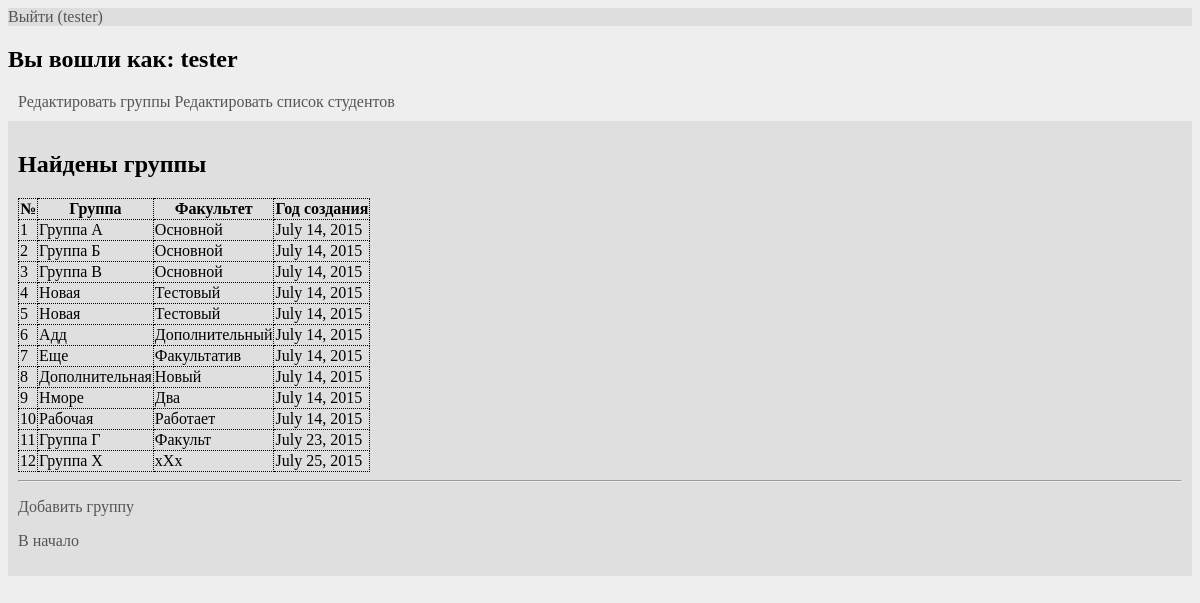
Page /groupedit/ (signed in) on the earlier database version.
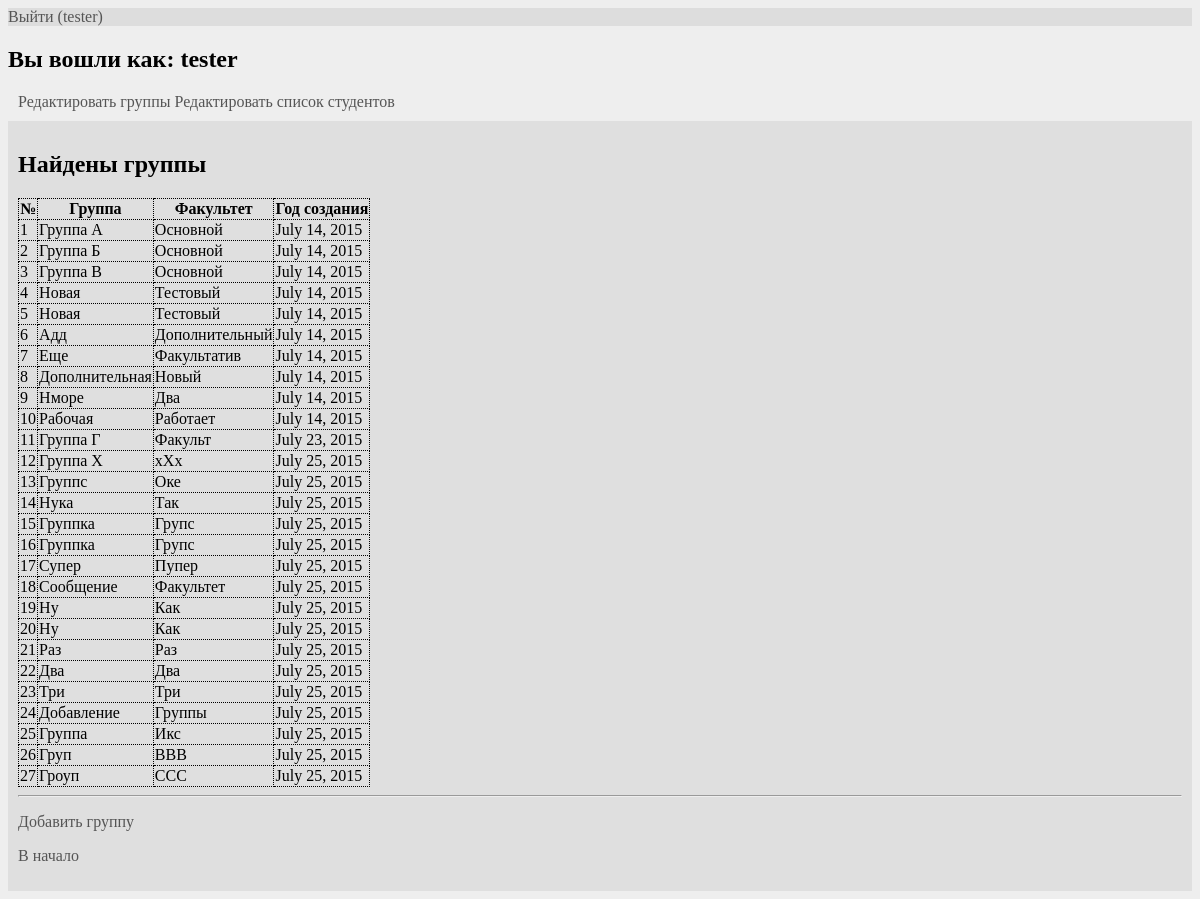
Same page on the later database version.
### studedit/models.py (models this page shows, shortened)
class Groups(models.Model):
    name = models.CharField(max_length=30)
    faculty = models.CharField(max_length=30)
    year = models.DateField(auto_now=True)

### groupedit/views.py (the view)
def show(request):
    groups = Groups.objects.all()
    user_name = auth.get_user(request)
    args = {
        'user_name': user_name.get_username(),
        'groups': groups,
    }
    return render(request, 'groupedit/group_list.html', args)

### groupedit/templates/groupedit/group_list.html
{% extends 'main.html' %}
{% block group_list %}
{% if user_name %}
    {% if groups %}
        <h1>Найдены группы</h1>
        <table>
            <tr>
                <th>№</th><th>Группа</th><th>Факультет</th><th>Год создания</th>
            </tr>
            {% for group in groups %}
                <tr>
                    <td>{{ group.id }}</td><td>{{ group.name }}</td>
                    <td>{{ group.faculty }}</td><td>{{ group.year }}</td>
                </tr>
            {% endfor %}
        </table>
        <hr>
        <p><a class="navigation" href="/groupedit/add/">Добавить группу</a></p>
        <p><a class="navigation" href="/authorisation/action/">В начало</a> </p>
    {% else %}
        <h1>Групп не найдено</h1>
        <a class="navigation" href="/groupedit/add/">Добавить группу</a>
    {% endif %}
{% else %}
    <h2>Вы не авторизованы в системе</h2>
    <a class="navigation" href="/authorisation/login/">Воити в систему</a>
{% endif %}
{% endblock %}

### templates/main.html (shortened to what this page needs)
{% load staticfiles %}
<!DOCTYPE html>
<html lang="ru-RU">
<head>
    <link type="text/css" rel="stylesheet" href="{% static 'studedit/style.css' %}"/>
</head>
<body>
<header>
        {% if user_name %}
        <a href="/authorisation/logout/">Выйти ({{ user_name }})</a>
        {% else %}
        <a href="/authorisation/login/">Войти</a>
            {% block login %}{% endblock %}
        {% endif %}
</header>
<section id="content">
    {% if user_name %}
        <h1>Вы вошли как: {{ user_name }}</h1>
        <nav>
            <a href="/groupedit/">Редактировать группы</a>
            <a href="/studedit/">Редактировать список студентов</a>
        </nav>
        <div id="variations">
            {% block group_list %}{% endblock %}
        </div>
    {% else %}
        <h1>Вам нужно войти в систему</h1>
    {% endif %}
</section>
</body>
</html>

### studedit/static/studedit/style.css (style rules this page uses)
body { background-color: #eee; }
header { background-color: #ddd; }
nav { margin: 10px; }
#variations { background-color: #dfdfdf; padding: 10px; }
table { border-collapse: collapse; border: 1px dotted black; padding: 10px; }
th, td { border: 1px dotted black; }
a { text-decoration: none; color: #555; }

Differences in the rows shown:
added Groups: id "13", name "Группс", faculty "Оке", year "July 25, 2015"
added Groups: id "14", name "Нука", faculty "Так", year "July 25, 2015"
added Groups: id "15", name "Группка", faculty "Групс", year "July 25, 2015"
added Groups: id "16", name "Группка", faculty "Групс", year "July 25, 2015"
added Groups: id "17", name "Супер", faculty "Пупер", year "July 25, 2015"
added Groups: id "18", name "Сообщение", faculty "Факультет", year "July 25, 2015"
added Groups: id "19", name "Ну", faculty "Как", year "July 25, 2015"
added Groups: id "20", name "Ну", faculty "Как", year "July 25, 2015"
added Groups: id "21", name "Раз", faculty "Раз", year "July 25, 2015"
added Groups: id "22", name "Два", faculty "Два", year "July 25, 2015"
added Groups: id "23", name "Три", faculty "Три", year "July 25, 2015"
added Groups: id "24", name "Добавление", faculty "Группы", year "July 25, 2015"
added Groups: id "25", name "Группа", faculty "Икс", year "July 25, 2015"
added Groups: id "26", name "Груп", faculty "ВВВ", year "July 25, 2015"
added Groups: id "27", name "Гроуп", faculty "ССС", year "July 25, 2015"
